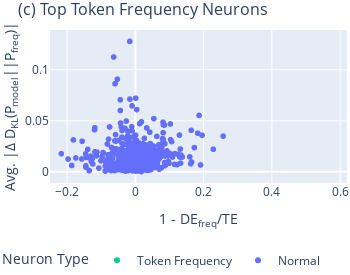

The cell this chart's notebook holds for it:
### Code cell
model_name = 'pythia'
# load data and unigram_neuron dict
final_df = load_result(
    model_name,data_range_end = 100
    )


unigram_neurons_dict = select_top_token_frequency_neurons(
        final_df, 
        unigram_kl_threshold=0.1, 
        unigram_mediation_threshold=0.5, 
        top_n=5
    )

agg_results = aggregate_result(final_df,unigram_neurons_dict)


# plot the figure  
fig = plot_top_token_frequency_neurons(
        agg_results, 
        unigram_neurons_dict[model_name], 
        model_name
    )
fig.show()

### Figure 1 — Plotly figure (JSON) as saved in the notebook; plotly's stock layout.template omitted (floating-point values rounded to 4 significant figures; data arrays with more than 128 entries replaced by an {"elided": "..."} marker saying what was removed)
{"data": [{"customdata": [["5.0"]], "hovertemplate": "Neuron Type=Token Frequency<br>1-abs_delta_loss_with_frozen_unigram/abs_delta_loss=%{x}<br>abs_kl_from_unigram_diff=%{y}<br>component_name=%{customdata[0]}<extra></extra>", "legendgroup": "Token Frequency", "marker": {"color": "#00CC96", "symbol": "circle"}, "mode": "markers", "name": "Token Frequency", "showlegend": true, "type": "scattergl", "x": [0.003505], "xaxis": "x", "y": [0.005999], "yaxis": "y"}, {"customdata": {"elided": "2047x1 str values"}, "hovertemplate": "Neuron Type=Normal<br>1-abs_delta_loss_with_frozen_unigram/abs_delta_loss=%{x}<br>abs_kl_from_unigram_diff=%{y}<br>component_name=%{customdata[0]}<extra></extra>", "legendgroup": "Normal", "marker": {"color": "#636EFA", "symbol": "circle"}, "mode": "markers", "name": "Normal", "showlegend": true, "type": "scattergl", "x": {"elided": "2047 float values"}, "xaxis": "x", "y": {"elided": "2047 float values"}, "yaxis": "y"}, {"mode": "text", "showlegend": false, "text": "0", "textfont": {"color": "#00CC96"}, "textposition": "bottom left", "type": "scatter", "x": [], "y": []}, {"mode": "text", "showlegend": false, "text": "0", "textfont": {"color": "#00CC96"}, "textposition": "bottom left", "type": "scatter", "x": [], "y": []}, {"mode": "text", "showlegend": false, "text": "0", "textfont": {"color": "#00CC96"}, "textposition": "bottom left", "type": "scatter", "x": [], "y": []}, {"mode": "text", "showlegend": false, "text": "0", "textfont": {"color": "#00CC96"}, "textposition": "bottom left", "type": "scatter", "x": [], "y": []}, {"mode": "text", "showlegend": false, "text": "0", "textfont": {"color": "#00CC96"}, "textposition": "bottom left", "type": "scatter", "x": [], "y": []}], "layout": {"height": 275, "legend": {"orientation": "h", "title": {"text": "Neuron Type"}, "tracegroupgap": 0, "x": 0.9, "xanchor": "right", "y": -0.6, "yanchor": "bottom"}, "margin": {"b": 0, "l": 0, "r": 3, "t": 30}, "title": {"font": {"size": 16}, "text": "(c) Top Token Frequency Neurons"}, "width": 350, "xaxis": {"anchor": "y", "domain": [0, 1], "range": [-0.25, 0.62], "title": {"text": "1 - DE<sub>freq</sub>/TE"}}, "yaxis": {"anchor": "x", "domain": [0, 1], "title": {"text": "Avg. |Δ D<sub>KL</sub>(P<sub>model</sub>||P<sub>freq</sub>)|"}}}}
